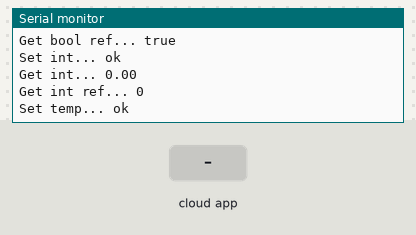
Simulated run of this sketch. Board: ESP8266 (NodeMCU). On the bench: the last lines printed to the serial monitor. Inputs (shaded band) come from the test bench. WiFi joins after 1.5 s; servers stay silent unless stated; the Firebase database answers and starts empty.

Above: at 2.7 s.
2.8 s: the phone or cloud app sets sensor3 to 25
At 2.83 s:
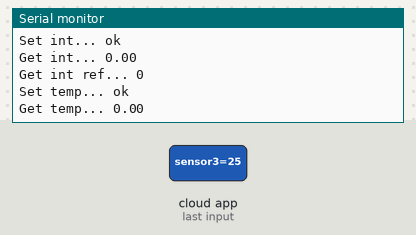
5.6 s: the phone or cloud app sets sensor1 to 25
At 17.39 s:
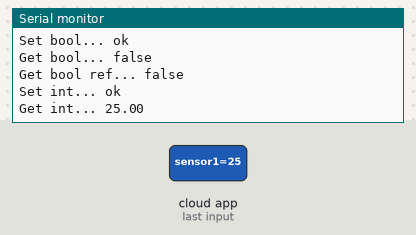
18.4 s: the phone or cloud app sets sensor4 to 50
At 18.74 s:
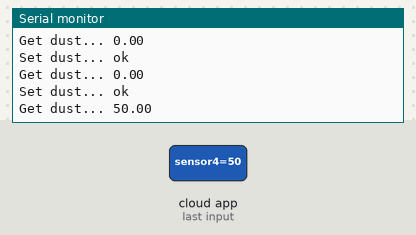
Timing chart, 0 to 21.4 s (numbered marks = the images above; inputs shaded):
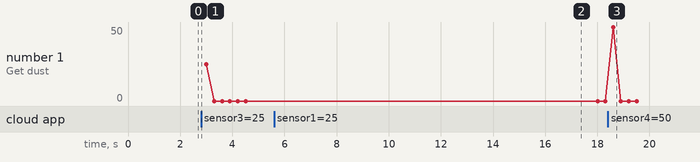

Measured:
- after the input at 5.6 s, the serial monitor: prints a new line after 11.7 s (image 2)
- after the input at 18.4 s, the serial monitor: prints a new line after 0.21 s (image 3)

The sketch:

real_test_01.ino
```cpp
#include <ESP8266WiFi.h>
#include <FirebaseESP8266.h>
#include <addons/TokenHelper.h>
#include <addons/RTDBHelper.h>
#define API_KEY "개인정보"
#define DATABASE_URL "개인정보"
#define USER_EMAIL "개인정보"
#define USER_PASSWORD "개인정보"
#define WIFI_SSID "와이파이"
#define WIFI_PASSWORD "와이파이비밀번호"

//Define Firebase Data object
FirebaseData fbdo;
FirebaseAuth auth;
FirebaseConfig config;


//-------------------------------------------------------
//*** Your variables***
int set_channel; // = value of V20 (Button "SET" from Blynk App)
unsigned long sendDataPrevMillis = 0;
unsigned long temp = 0;
unsigned long dust = 5;
unsigned long count = 0;
float sensor1,sensor2,sensor3,sensor4,sensor5,sensor6,sensor7,sensor8;
 //sensor9,sensor10,sensor11,sensor12,sensor13,sensor14,sensor15,sensor16;
//array of sensors related to channel 0,1,..7
//For example: "12467358" ==>Channel 0:Sensor1,...Channel 7: Sensor 8
int channel_select[8]; //
//Declare position of each character in Received String Data
/*position of 'a': n1; position of 'b': n2 ; ==> temp
position of 'c': n3; position of 'd': n4 ; ==> humidity
 position of 'e': n5; position of 'f': n6 ; ==> light
position of 'g': n7; position of 'h': n8 ; ==> sound
position of 'i': n9; position of 'j': n10; ==> magnetic
position of 'k': n11; position of 'l': n12; ==> dust
 position of 'm': n13; position of 'n': n14; ==> smoke
 position of 'x': n15; position of 'y': n16; ==> flame */
int n1,n2,n3,n4,n5,n6,n7,n8,
 n9,n10,n11,n12,n13,n14,n15,n16;
//Declare String
String inputString; // Temporary input string received from Arduino Mega 2560
String value_out_string; // Data String received from Arduino Mega 2560
String sensor1_string,sensor2_string,sensor3_string,sensor4_string,
 sensor5_string,sensor6_string, sensor7_string,sensor8_string;
//-------------------------------------------------------------------------------------------------------
//-------------------------------------------------------------------------------------------------------
void setup()
{
  Serial.begin(115200);
  WiFi.begin(WIFI_SSID, WIFI_PASSWORD);
  Serial.print("Connecting to Wi-Fi");
  while (WiFi.status() != WL_CONNECTED)
  {
    Serial.print(".");
    delay(300);
  }
  Serial.println();
  Serial.print("Connected with IP: ");
  Serial.println(WiFi.localIP());
  Serial.println();
  Serial.printf("Firebase Client v%s\n\n", FIREBASE_CLIENT_VERSION);
  config.api_key = API_KEY;
  auth.user.email = USER_EMAIL;
  auth.user.password = USER_PASSWORD;
  config.database_url = DATABASE_URL;
  config.token_status_callback = tokenStatusCallback; //see addons/TokenHelper.h
  Firebase.begin(&config, &auth);
  Firebase.reconnectWiFi(true);
  Firebase.setDoubleDigits(5);
}
//-------------------------------------------------------------------------------------------------------
//-------------------------------------------------------------------------------------------------------
void loop()
{ // LOOP BEGIN
 if (Firebase.ready() && (millis() - sendDataPrevMillis > 15000 || sendDataPrevMillis == 0))
  {
    sendDataPrevMillis = millis();

  while (Serial.available() > 0)
 { char inChar = Serial.read();
 if (inChar != '\n'){inputString+=inChar;}
 else {value_out_string=inputString;inputString="";}
 }

// Find the positions of characters used for splitting data string
for(int i=0;i<value_out_string.length();i++)
 {
// Temperature
 if (value_out_string.charAt(i)=='a'){n1=i; }
 else if (value_out_string.charAt(i)=='b'){n2=i; }
// Humidity
else if (value_out_string.charAt(i)=='c'){n3=i; }
else if (value_out_string.charAt(i)=='d'){n4=i; }
// Light
else if (value_out_string.charAt(i)=='e'){n5=i; }
else if (value_out_string.charAt(i)=='f'){n6=i; }
// Sound
else if (value_out_string.charAt(i)=='g'){n7=i; }
else if (value_out_string.charAt(i)=='h'){n8=i; }
// Magnetic
else if (value_out_string.charAt(i)=='i'){n9=i; }
else if (value_out_string.charAt(i)=='j'){n10=i;}
// Dust
else if (value_out_string.charAt(i)=='k'){n11=i;}
else if (value_out_string.charAt(i)=='l'){n12=i;}
// Smoke
else if (value_out_string.charAt(i)=='m'){n13=i;}
else if (value_out_string.charAt(i)=='n'){n14=i;}
// Flame
else if (value_out_string.charAt(i)=='x'){n15=i;}
else if (value_out_string.charAt(i)=='y'){n16=i;}
}
// Split data string
sensor1_string=value_out_string.substring(n1+1,n2-1);
sensor2_string=value_out_string.substring(n3+1,n4-1);
sensor3_string=value_out_string.substring(n5+1,n6-1);
sensor4_string=value_out_string.substring(n7+1,n8-1);
sensor5_string=value_out_string.substring(n9+1,n10-1);
sensor6_string=value_out_string.substring(n11+1,n12-1);
sensor7_string=value_out_string.substring(n13+1,n14-1);
sensor8_string=value_out_string.substring(n15+1,n16-1);
// Convert strings to float numbers
sensor1=sensor1_string.toFloat(); sensor2=sensor2_string.toFloat();
sensor3=sensor3_string.toFloat(); sensor4=sensor4_string.toFloat();
sensor5=sensor5_string.toFloat(); sensor6=sensor6_string.toFloat();
sensor7=sensor7_string.toFloat(); sensor8=sensor8_string.toFloat();
// Send data to the Widgets over the Virtual Pin

    Serial.printf("Set bool... %s\n", Firebase.setBool(fbdo, "/test/bool", count % 2 == 0) ? "ok" : fbdo.errorReason().c_str());

    Serial.printf("Get bool... %s\n", Firebase.getBool(fbdo, "/test/bool") ? fbdo.to<bool>() ? "true" : "false" : fbdo.errorReason().c_str());

    bool bVal;
    Serial.printf("Get bool ref... %s\n", Firebase.getBool(fbdo, "/test/bool", &bVal) ? bVal ? "true" : "false" : fbdo.errorReason().c_str());

    Serial.printf("Set int... %s\n", Firebase.setFloat(fbdo, "/sensors/sensor1", sensor1) ? "ok" : fbdo.errorReason().c_str());
    Serial.printf("Get int... %s\n", Firebase.getFloat(fbdo, "/sensors/sensor1") ? String(fbdo.to<float>()).c_str() : fbdo.errorReason().c_str());

    int iVal = 0;
    Serial.printf("Get int ref... %s\n", Firebase.getFloat(fbdo, "/sensors/sensor1", &iVal) ? String(iVal).c_str() : fbdo.errorReason().c_str());

    Serial.printf("Set temp... %s\n", Firebase.setFloat(fbdo, "/sensors/sensor2", sensor2) ? "ok" : fbdo.errorReason().c_str());
    Serial.printf("Get temp... %s\n", Firebase.getFloat(fbdo, "/sensors/sensor2") ? String(fbdo.to<float>()).c_str() : fbdo.errorReason().c_str());

    Serial.printf("Set dust... %s\n", Firebase.setFloat(fbdo, "/sensors/sensor3", sensor3) ? "ok" : fbdo.errorReason().c_str());
    Serial.printf("Get dust... %s\n", Firebase.getFloat(fbdo, "/sensors/sensor3") ? String(fbdo.to<float>()).c_str() : fbdo.errorReason().c_str());

    Serial.printf("Set dust... %s\n", Firebase.setFloat(fbdo, "/sensors/sensor4", sensor4) ? "ok" : fbdo.errorReason().c_str());
    Serial.printf("Get dust... %s\n", Firebase.getFloat(fbdo, "/sensors/sensor4") ? String(fbdo.to<float>()).c_str() : fbdo.errorReason().c_str());

    Serial.printf("Set dust... %s\n", Firebase.setFloat(fbdo, "/sensors/sensor5", sensor5) ? "ok" : fbdo.errorReason().c_str());
    Serial.printf("Get dust... %s\n", Firebase.getFloat(fbdo, "/sensors/sensor4") ? String(fbdo.to<float>()).c_str() : fbdo.errorReason().c_str());

    Serial.printf("Set dust... %s\n", Firebase.setFloat(fbdo, "/sensors/sensor6", sensor6) ? "ok" : fbdo.errorReason().c_str());
    Serial.printf("Get dust... %s\n", Firebase.getFloat(fbdo, "/sensors/sensor6") ? String(fbdo.to<float>()).c_str() : fbdo.errorReason().c_str());

    Serial.printf("Set dust... %s\n", Firebase.setFloat(fbdo, "/sensors/sensor7", sensor7) ? "ok" : fbdo.errorReason().c_str());
    Serial.printf("Get dust... %s\n", Firebase.getFloat(fbdo, "/sensors/sensor7") ? String(fbdo.to<float>()).c_str() : fbdo.errorReason().c_str());

    Serial.printf("Set dust... %s\n", Firebase.setFloat(fbdo, "/sensors/sensor8", sensor8) ? "ok" : fbdo.errorReason().c_str());
    Serial.printf("Get dust... %s\n", Firebase.getFloat(fbdo, "/sensors/sensor8") ? String(fbdo.to<float>()).c_str() : fbdo.errorReason().c_str());

    Serial.println();

    count++;


}


 }
```
